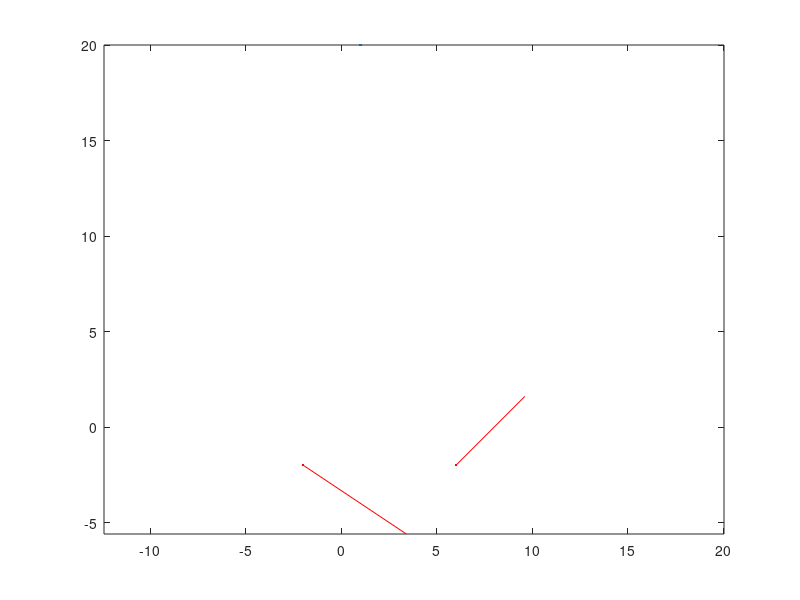

This chart was generated by the following MATLAB code: (Note: this script raises an error after producing the figure.)
cla()
clear

px =[-2 6];
py =[-2 -2];

vx =[6 4];
vy =[-4 4];

plot(px,py,".r",markersize = 20)
hold on;
axis equal;

quiver(px(1),py(1),vx(1),vy(1),".r")
quiver(px(2),py(2),vx(2),vy(2),".r")

tk= [ 0 1 ] ;

syms x t a0 a1 a2 a3 

x(t) = a3*t^3+a2*t^2+a1*t+a0;

xd(t) = diff(x,t);

ex = [x(tk(1)) == px(1), xd(tk(1)) == vx(1), ...
      x(tk(2)) == px(2), xd(tk(2)) == vx(2)];

ey = [x(tk(1)) == py(1), xd(tk(1)) == vy(1), ...
      x(tk(2)) == py(1), xd(tk(2)) == vy(2)];

sx = solve(ex, [a0 a1 a2 a3]);
sy = solve(ey,[a0 a1 a2 a3]);

rx(t) = subs(x, [a0 a1 a2 a3], [sx.a0 sx.a1 sx.a2 sx.a3]);
ry(t) = subs(x, [a0 a1 a2 a3], [sy.a0 sy.a1 sy.a2 sy.a3]);

fplot(rx, ry, [tk(1), tk(2)], "b")

% 10-es 
px1 = [px(2) 14];
py1 = [py(2) -4 ];
vx1 = [vx(2) 3];
vy1 = [vy(2) 0];

tk = [0 2];

plot(px1, py1, ".b", markersize = 20)
quiver(px1(1),py1(1),vx1(1),vy1(1))
quiver(px1(2),py1(2),vx1(2),vy1(2))

ex = [x(tk(1)) == px1(1), xd(tk(1)) == vx1(1), ...
       x(tk(2)) == px1(2), xd(tk(2)) == vx1(2)];

ey = [x(tk(1)) == py1(1), xd(tk(1)) == vy1(1), ...
       x(tk(2)) == py1(2), xd(tk(2)) == vy1(2)];

sx = solve(ex,[a0 a1 a2 a3]);
sy = solve(ey,[a0 a1 a2 a3]);

rx1(t) = subs(x,[a0 a1 a2 a3], [sx.a0 sx.a1 sx.a2 sx.a3]);
ry1(t) = subs(x,[a0 a1 a2 a3], [sy.a0 sy.a1 sy.a2 sy.a3]);

fplot(rx1, ry1, [tk(1), tk(2)], "g")